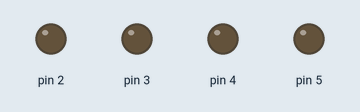
Recording of a sketch running on a simulated Arduino Uno, built for the host (arithmetic inside an expression is 32-bit, double 64-bit). Parts: output pins drawn as LEDs (lit = HIGH). Random numbers use the default seed unless the sketch sets one.

Above: at 0.28 s.
At 6.5 s:
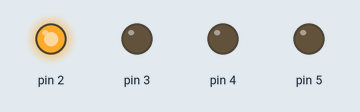
At 14.8 s:
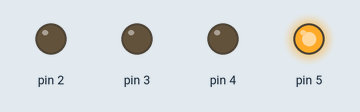
At 21.7 s:
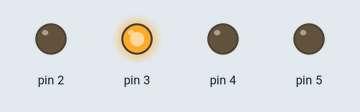
At 39.6 s:
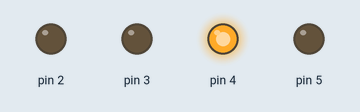
Timing chart, 0 to 40.0 s (numbered marks = the images above):
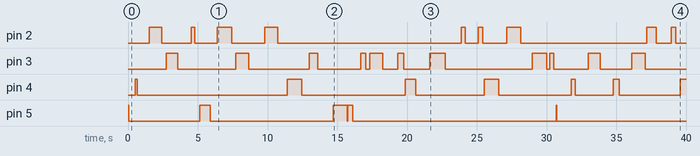

Measured:
- by itself, pin 2: LOW → HIGH at 1.5 s, → LOW 0.88 s later, → HIGH 2.1 s later, → LOW 0.24 s later, … (18 changes in this stretch)
- by itself, pin 3: LOW → HIGH at 2.7 s, → LOW 0.84 s later, → HIGH 4.2 s later, → LOW 0.91 s later, … (22 changes in this stretch)
- by itself, pin 4: LOW → HIGH at 0.52 s, → LOW 0.13 s later, → HIGH 10.8 s later, → LOW 1.0 s later, … (13 changes in this stretch)

The sketch:

outputs.ino
```cpp
/*

outputs
========

Randomly makes an array of LEDs twinkle for random durations.

Besd on sketches for Chapter 2 from the OSEPP "Arduino Companion" book,
*Arduino Basics*.

This file is just a stub for the Arduino IDE. The implementation is
found in outputs.cpp

*/
```

outputs.cpp
```cpp
// Do not remove the include below
#include "outputs.h"

/*

outputs
========

Randomly makes an array of LEDs twinkle for random durations.

Besd on sketches for Chapter 2 from the OSEPP "Arduino Companion" book,
*Arduino Basics*.

*/

int delay_count = 1200;

void setup()
{
  int i;
  // Start at pin 2, go up to 5
  for (i = 2; i <= 5; i++)
    pinMode(i, OUTPUT);
}

void loop()
{
  int led = random(2,6);
  int delay_dur = random(0, delay_count);

  digitalWrite(led, HIGH);
  delay(delay_dur);
  digitalWrite(led, LOW);
  delay_dur = random(0, delay_count);
  delay(delay_dur);
}
```

outputs.h
```cpp
// Only modify this file to include
// - function definitions (prototypes)
// - include files
// - extern variable definitions
// In the appropriate section

#ifndef arduino_archiv_H_
#define arduino_archiv_H_
#include "Arduino.h"
//add your includes for the project arduino_archiv here


//end of add your includes here
#ifdef __cplusplus
extern "C" {
#endif
void loop();
void setup();
#ifdef __cplusplus
} // extern "C"
#endif

//add your function definitions for the project arduino_archiv here


//Do not add code below this line
#endif /* arduino_archiv_H_ */
```
